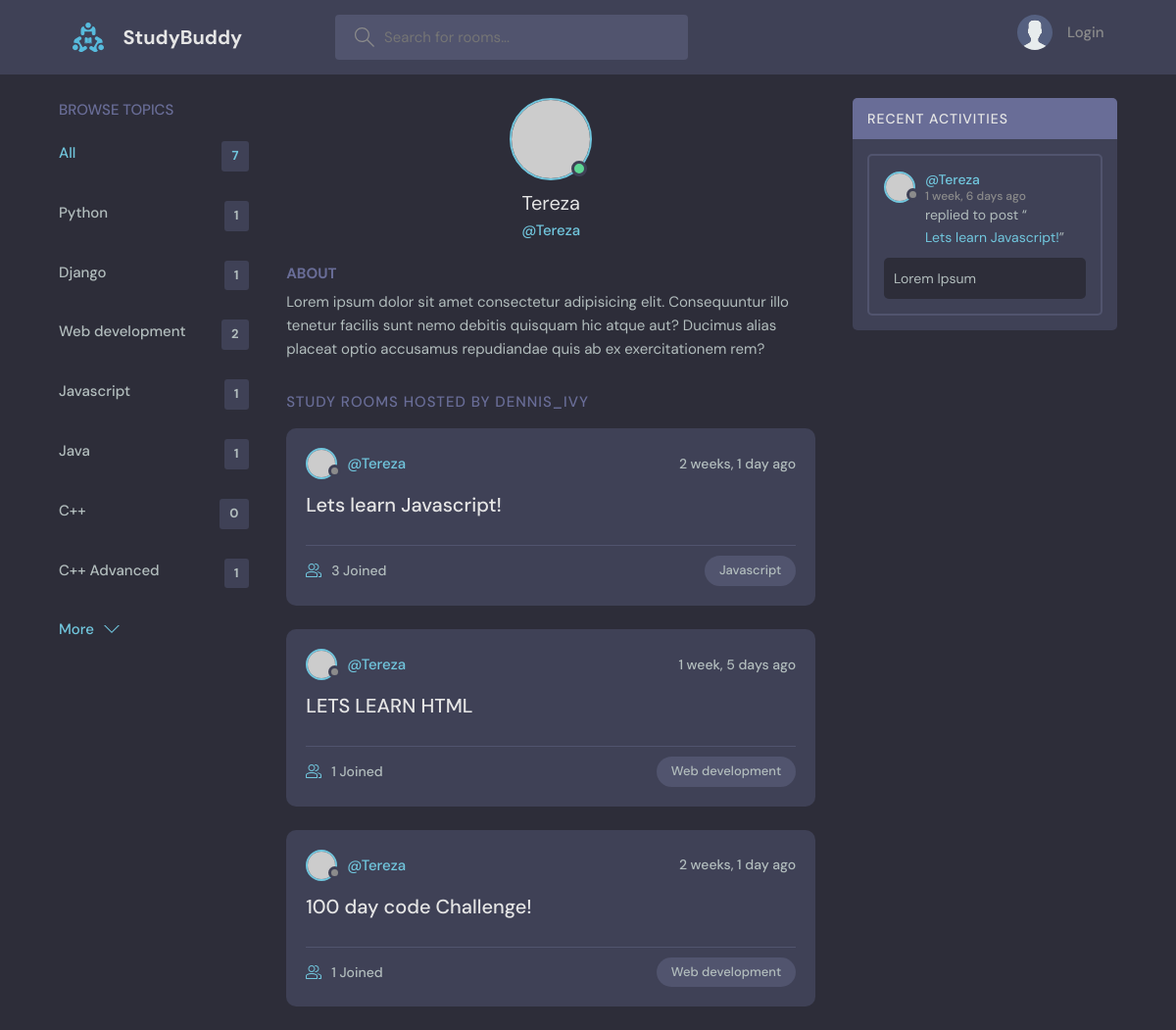
Page /profile/1/ on the committed database.
### base/models.py (models this page shows, shortened)
class Topic(models.Model):
    name = models.CharField(max_length=200)

class Room(models.Model):
    host = models.ForeignKey(User, on_delete=models.SET_NULL, null=True)
    topic = models.ForeignKey(Topic, on_delete=models.SET_NULL, null=True) # When the room is deleted, topic is set to null
    name = models.CharField(max_length=200)
    description = models.TextField(null=True, blank=True)
    participants = models.ManyToManyField(User, related_name='participants', blank=True)
    updated = models.DateTimeField(auto_now=True)
    created = models.DateTimeField(auto_now_add=True)
    class Meta:
        ordering = ['-updated', '-created']
    def __str__(self):
        return str(self.name)

class Message(models.Model): # every room has its own message
    user = models.ForeignKey(User, on_delete=models.CASCADE)
    room = models.ForeignKey(Room, on_delete=models.CASCADE)
    body = models.TextField()
    updated = models.DateTimeField(auto_now=True)
    created = models.DateTimeField(auto_now_add=True)
    class Meta:
        ordering = ['-updated', '-created']

### base/views.py (the view)
# urls.py: path('profile/<str:pk>/', views.userProfile, name='UserProfile'),
def userProfile(request, pk):
    user = User.objects.get(id=pk)
    rooms = user.room_set.all()
    room_messages = user.message_set.all()
    topics = Topic.objects.all()
    context = {'user':user, 'rooms':rooms, 'room_messages':room_messages, 'topics':topics}
    return render(request, 'base/profile.html', context)

### base/templates/base/profile.html (shortened to what this page needs)
{% extends 'main.html' %}
{% block content %}
  <main class="profile-page layout layout--3">
    <div class="container">
      {% include 'base/topics_component.html' %}
      <div class="roomList">
        <div class="profile">
          <div class="profile__avatar">
            <div class="avatar avatar--large active">
              <img src="https://randomuser.me/api/portraits/men/11.jpg" />
            </div>
          </div>
          <div class="profile__info">
            <h3>{{user.username}}</h3>
            <p>@{{user.username}}</p>
          </div>
          <div class="profile__about">
            <h3>About</h3>
            <p>
              Lorem ipsum dolor sit amet consectetur adipisicing elit. Consequuntur illo tenetur
              facilis sunt nemo debitis quisquam hic atque aut? Ducimus alias placeat optio
              accusamus repudiandae quis ab ex exercitationem rem?
            </p>
          </div>
        </div>
        <div class="roomList__header">
          <div>
            <h2>Study Rooms Hosted by dennis_ivy</a>
            </h2>
          </div>
        </div>
        {% include 'base/feed_component.html' %}
      </div>
      {% include 'base/activity_component.html' %}
    </div>
  </main>
{% endblock content %}

### templates/main.html (shortened to what this page needs)
<!DOCTYPE html>
{% load static %}
<html lang="en">
  <head>
    <link rel="stylesheet" href="{% static 'styles/style.css' %}" />
  </head>
  <body>
    {% include 'navbar.html'%}
    {% block content %}
    {% endblock %}
  </body>
</html>

### templates/navbar.html (shortened to what this page needs)
{% load static %}
<header class="header header--loggedIn">
    <div class="container">
        <a href="{% url 'home' %}" class="header__logo">
            <img src="{% static 'img/logo.svg' %}" />
            <h1>StudyBuddy</h1>
        </a>
        <form class="header__search" method="GET" action="{% url 'home' %}">
            <label>
                <input name="q" placeholder="Search for rooms..." />
            </label>
        </form>
        <nav class="header__menu">
            {% if request.user.is_authenticated %}
            <div class="header__user">
                <a href="{% url 'UpdateUser' %}">
                    <div class="avatar avatar--medium active">
                    <img src="https://randomuser.me/api/portraits/men/37.jpg" />
                    </div>
                    <p>{{request.user.username}} <span>@{{request.user.username}}</span></p>
                </a>
                <button class="dropdown-button">
                    <svg version="1.1" xmlns="http://www.w3.org/2000/svg" width="32" height="32" viewBox="0 0 32 32">
                        <title>chevron-down</title>
                        <path d="M16 21l-13-13h-3l16 16 16-16h-3l-13 13z"></path>
                    </svg>
                </button>
            </div>
            {% else %}
            <a href="{% url 'login' %}">
                <img src="{% static 'img/avatar.svg' %}" />
                <p>Login</p>
                </a>
            {% endif %}
        </nav>
    </div>
</header>

### base/templates/base/topics_component.html
<div class="topics">
  <div class="topics__header">
    <h2>Browse Topics</h2>
  </div>
  <ul class="topics__list">
    <li>
      <a href="{% url 'home' %}" class="active">All <span>{{topics.count}}</span></a>
    </li>
    {% for topic in topics %}
    <li>
      <a href="{% url 'home' %}?q={{topic.name}}">{{topic.name}}<span>{{topic.room_set.all.count}}</span></a>
    </li>
    {% endfor %}
  </ul>
  <a class="btn btn--link" href="topics.html">
    More
    <svg version="1.1" xmlns="http://www.w3.org/2000/svg" width="32" height="32" viewBox="0 0 32 32">
      <title>chevron-down</title>
      <path d="M16 21l-13-13h-3l16 16 16-16h-3l-13 13z"></path>
    </svg>
  </a>
</div>

### base/templates/base/feed_component.html (shortened to what this page needs)
{% for room in rooms %}
<div class="roomListRoom">
    <div class="roomListRoom__header">
      <a href="{% url 'UserProfile' room.host.id %}" class="roomListRoom__author">
        <div class="avatar avatar--small">
          <img src="https://randomuser.me/api/portraits/women/11.jpg" />
        </div>
        <span>@{{room.host.username}}</span>
      </a>
      <div class="roomListRoom__actions">
        <span>{{room.created|timesince}} ago</span>
      </div>
    </div>
    <div class="roomListRoom__content">
      <a href="{% url 'room' room.id %}">{{room.name}}</a>
    </div>
    <div class="roomListRoom__meta">
      <a href="{% url 'room' room.id %}" class="roomListRoom__joined">
        {{room.participants.all.count}} Joined
      </a>
      <p class="roomListRoom__topic">{{room.topic.name}}</p>
    </div>
</div>
{% endfor %}

### base/templates/base/activity_component.html (shortened to what this page needs)
<div class="activities">
    <div class="activities__header">
      <h2>Recent Activities</h2>
    </div>
    {% for message in room_messages %}
    <div class="activities__box">
      <div class="activities__boxHeader roomListRoom__header">
        <a href="{%url 'UserProfile' message.user.id %}"class="roomListRoom__author">
          <div class="avatar avatar--small">
            <img src="https://randomuser.me/api/portraits/women/11.jpg" />
          </div>
          <p>
            @{{message.user}}
            <span>{{message.created|timesince}} ago</span>
          </p>
        </a>
      </div>
      <div class="activities__boxContent">
        <p>replied to post “<a href="{% url 'room' message.room.id%}">{{message.room}}</a>”</p>
        <div class="activities__boxRoomContent">
            {{message.body}}
        </div>
      </div>
    </div>
    {% endfor %}
</div>

### rows in the picture
Topic: name "Python", room_set.all.count "1"
Topic: name "Django", room_set.all.count "1"
Topic: name "Web development", room_set.all.count "2"
Topic: name "Javascript", room_set.all.count "1"
Topic: name "Java", room_set.all.count "1"
Topic: name "C++", room_set.all.count "0"
Topic: name "C++ Advanced", room_set.all.count "1"
Room: host.username "Tereza", created "2 weeks, 1 day", name "Lets learn Javascript!", participants.all.count "3", topic.name "Javascript"
Room: host.username "Tereza", created "1 week, 5 days", name "LETS LEARN HTML", participants.all.count "1", topic.name "Web development"
Room: host.username "Tereza", created "2 weeks, 1 day", name "100 day code Challenge!", participants.all.count "1", topic.name "Web development"
Message: user "Tereza", created "1 week, 6 days", room "Lets learn Javascript!", body "Lorem Ipsum"

### other values in the picture
{{ topics.count }} "7"
{{ user.username }} "Tereza"
